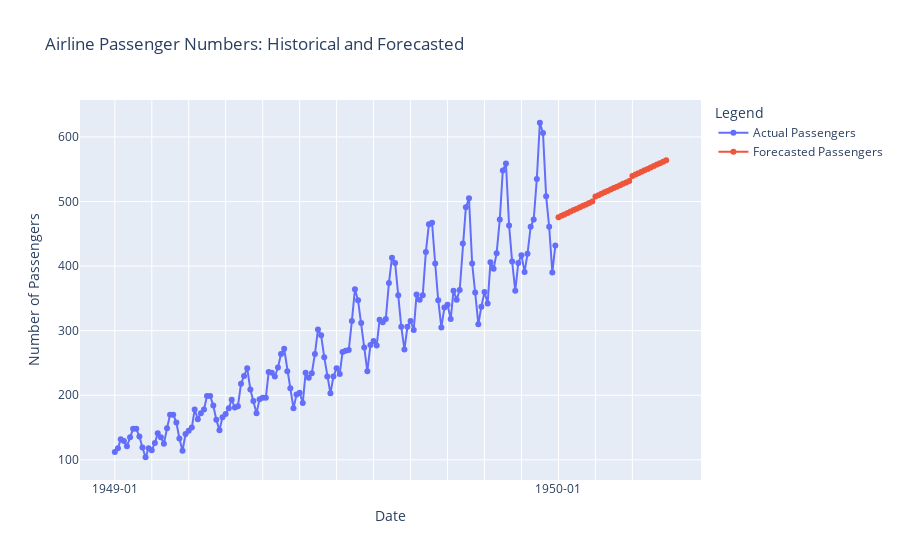

This figure's notebook cell:
### Code cell
import plotly.graph_objects as go

# Convert the 'Month' in data to match predictions_df format
data['Month'] = pd.to_datetime(data['Month']).dt.strftime('%Y-%m')

# Combine historical data and predictions
combined_data = pd.concat([
    data.set_index('Month'),
    predictions_df.set_index('Month')
], axis=0)

# Plotting
fig = go.Figure()

# Add historical data to the plot
fig.add_trace(go.Scatter(x=combined_data.index[:len(data)], y=combined_data['#Passengers'][:len(data)],
                         mode='lines+markers', name='Actual Passengers'))

# Add forecast data to the plot
fig.add_trace(go.Scatter(x=combined_data.index[len(data):], y=combined_data['Forecast_Passengers'][len(data):],
                         mode='lines+markers', name='Forecasted Passengers'))

# Update plot layout
fig.update_layout(
    title='Airline Passenger Numbers: Historical and Forecasted',
    xaxis_title='Date',
    yaxis_title='Number of Passengers',
    legend_title='Legend',
    xaxis=dict(
        tickmode='array',
        tickvals=combined_data.index[::12],  # Show only one label per year or adjust as needed
        ticktext=[date if i % 12 == 0 else '' for i, date in enumerate(combined_data.index)],  # Label formatting
    )
)

# Show the plot
fig.show()

### Figure 1 — Plotly figure (JSON) as saved in the notebook; plotly's stock layout.template omitted (floating-point values rounded to 4 significant figures; data arrays with more than 128 entries replaced by an {"elided": "..."} marker saying what was removed)
{"data": [{"mode": "lines+markers", "name": "Actual Passengers", "type": "scatter", "x": {"elided": "144 str values"}, "y": {"elided": "144 int values"}}, {"mode": "lines+markers", "name": "Forecasted Passengers", "type": "scatter", "x": ["1961-01", "1961-02", "1961-03", "1961-04", "1961-05", "1961-06", "1961-07", "1961-08", "1961-09", "1961-10", "1961-11", "1961-12", "1962-01", "1962-02", "1962-03", "1962-04", "1962-05", "1962-06", "1962-07", "1962-08", "1962-09", "1962-10", "1962-11", "1962-12", "1963-01", "1963-02", "1963-03", "1963-04", "1963-05", "1963-06", "1963-07", "1963-08", "1963-09", "1963-10", "1963-11", "1963-12"], "y": [475.7, 477.9, 480.1, 482.3, 484.5, 486.7, 488.9, 491.1, 493.3, 495.5, 497.7, 499.9, 507.6, 509.8, 512.0, 514.2, 516.4, 518.6, 520.8, 523.0, 525.2, 527.4, 529.6, 531.9, 539.5, 541.7, 543.9, 546.1, 548.3, 550.6, 552.8, 555.0, 557.2, 559.4, 561.6, 563.8]}], "layout": {"legend": {"title": {"text": "Legend"}}, "title": {"text": "Airline Passenger Numbers: Historical and Forecasted"}, "xaxis": {"tickmode": "array", "ticktext": {"elided": "180 str values"}, "tickvals": ["1949-01", "1950-01", "1951-01", "1952-01", "1953-01", "1954-01", "1955-01", "1956-01", "1957-01", "1958-01", "1959-01", "1960-01", "1961-01", "1962-01", "1963-01"], "title": {"text": "Date"}}, "yaxis": {"title": {"text": "Number of Passengers"}}}}
